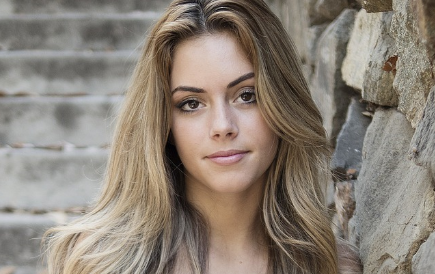
#> input picture Haar Cascade/face.png, 435 x 274 px, given in place of the camera
$ python dnm.py
#> lines starting #> are read from the running program, lines starting #| are printed output that depends on the picture; after the words box and inside, x2 and y2 are one past the last pixel; in counts of white or black regions, pixels touching at a corner belong together
import cv2

vid = cv2.VideoCapture(0)

petSise_cascade = cv2.CascadeClassifier("Eye_HaarCascade.xml")

while 1:

    ret, frame = vid.read()
#> frame is the input picture: shape (274, 435, 3); mean B, G, R 119.3, 130, 140.1
    frame = cv2.flip(frame, 1)
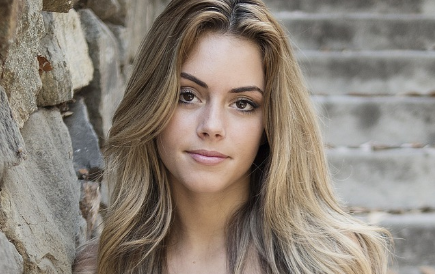
#> frame: shape (274, 435, 3); mean B, G, R 119.3, 130, 140.1
    frame = cv2.resize(frame, (480, 360))
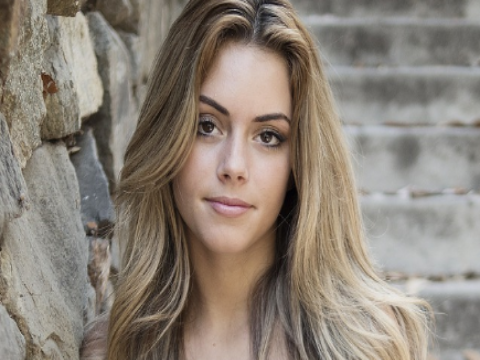
#> frame: shape (360, 480, 3); mean B, G, R 119.2, 129.9, 140

    gray = cv2.cvtColor(frame, cv2.COLOR_BGR2GRAY)
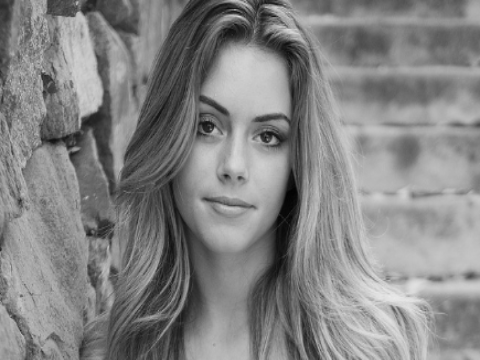
#> gray: shape (360, 480); min 2, max 234, mean 131.7

    petSiseler = petSise_cascade.detectMultiScale(gray,1.7,6)
#> petSiseler = [[253, 122, 34, 34], [237, 109, 58, 58], [378, 121, 58, 58], [396, 196, 58, 58]]

    for (x, y, w, h) in petSiseler:
        cv2.rectangle(frame, (x, y), (x + w, y + h), (0, 255, 0), 2)
#> this loop made 4 passes
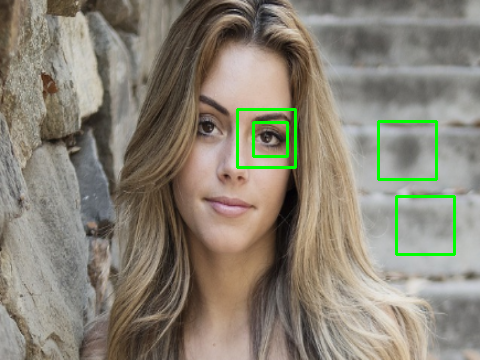
#> frame: shape (360, 480, 3); 1.44% of pixels changed, all inside (x1, y1, x2, y2) = (236, 108, 456, 256)

    cv2.imshow('video', frame)

    if cv2.waitKey(5) & 0xFF == ord('q'):
#> (key q is pressed here)
        break

vid.release()
cv2.destroyAllWindows()
